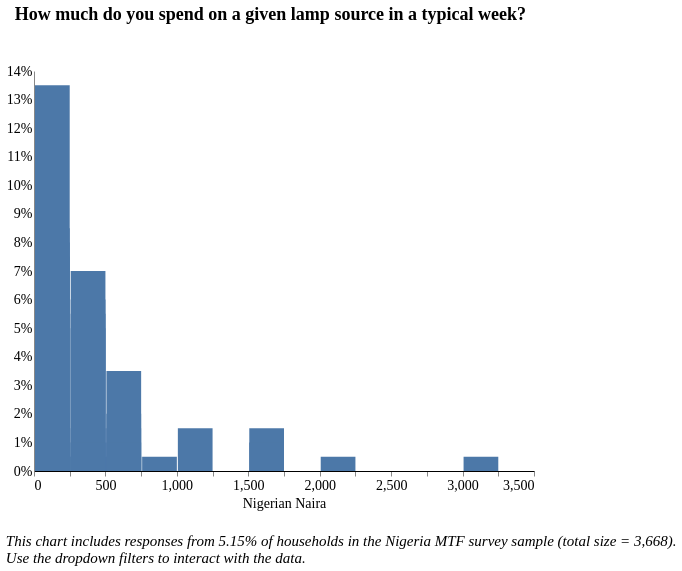

Here is the Vega-Lite specification saved for this chart:
### Vega-Lite specification from a JSON file in a GitHub repository (floating-point values rounded to 4 significant figures; data arrays with more than 128 entries replaced by an {"elided": "..."} marker saying what was removed)
{"width": 800, "height": 400, "config": {"title": {"fontSize": 18, "font": "Times New Roman", "anchor": "center", "fontColor": "#000000"}, "axisX": {"domain": true, "domainColor": "#000000", "grid": false, "labelFont": "Times New Roman", "labelFontSize": 14, "titleFont": "Times New Roman", "titleFontSize": 14, "titleFontWeight": "normal", "title": "X Axis Title (units)"}, "axisY": {"domain": true, "grid": false, "gridColor": "#DEDDDD", "gridWidth": 1, "labelFont": "Times New Roman", "labelFontSize": 14, "labelAngle": 0, "ticks": false, "titleFont": "Times New Roman", "titleFontSize": 14, "titleFontWeight": "normal", "titlePadding": 10, "title": "Y Axis Title (units)"}, "range": {"category": ["#2980B9", "#003366", "#FFAE19", "#D68910", "#E67E22", "#D35400", "#FF4500", "#FF6162", "#438B28", "#45B39D", "#99ADC1", "#212F3C"]}, "legend": {"labelFont": "Times New Roman", "labelFontSize": 14, "symbolType": "square", "symbolSize": 100, "titleFont": "Times New Roman", "titleFontSize": 14, "titleFontWeight": "normal", "title": "Legend", "orient": "right", "offset": 0}, "tooltip": {"font": "Open Sans"}, "view": {"stroke": "transparent", "text": {"font": "Times New Roman", "color": ["#2980B9", "#003366", "#FFAE19", "#D68910", "#E67E22", "#D35400", "#FF4500", "#FF6162", "#438B28", "#45B39D", "#99ADC1", "#212F3C"], "fontSize": 14, "align": "right", "fontWeight": 400, "size": 14}, "bar": {"size": 40, "binSpacing": 1, "continuousBandSize": 30, "discreteBandSize": 30, "fill": ["#2980B9", "#003366", "#FFAE19", "#D68910", "#E67E22", "#D35400", "#FF4500", "#FF6162", "#438B28", "#45B39D", "#99ADC1", "#212F3C"], "stroke": false}}}, "concat": [{"mark": "bar", "encoding": {"tooltip": [{"field": "f_12", "title": "Response (Binned)", "type": "quantitative"}, {"aggregate": "sum", "field": "pct", "format": ".2%", "title": "Percentage", "type": "quantitative"}], "x": {"axis": {"title": "Nigerian Naira"}, "bin": {"extent": [0, 3500], "step": 250}, "field": "f_12", "scale": {"clamp": true, "domain": [0, 3500]}, "type": "quantitative"}, "y": {"aggregate": "sum", "axis": {"format": "%"}, "field": "pct", "title": "", "type": "quantitative"}}, "height": 400, "selection": {"selector049": {"type": "single", "fields": ["f2"], "bind": {"input": "select", "options": [null, "Candle", "Open wick lamp", "Hurricane lamp with glass cover", "Pressurized mantle lamp", "Other, specify"], "labels": ["All Responses", "Candle", "Open wick lamp", "Hurricane lamp with glass cover", "Pressurized mantle lamp", "Other"], "name": "Type of Device  "}}, "selector047": {"type": "single", "fields": ["locality"], "bind": {"input": "select", "options": [null, 0, 1], "labels": ["National", "Urban", "Rural"], "name": "Locality Breakdown  "}}, "selector048": {"type": "single", "fields": ["elc_aggr_tier"], "bind": {"input": "select", "options": [null, "Tier 0", "Tier 1", "Tier 2", "Tier 3", "Tier 4", "Tier 5"], "labels": ["All Tiers", "Tier 0", "Tier 1", "Tier 2", "Tier 3", "Tier 4", "Tier 5"], "name": "Electricity Tier  "}}}, "title": {"text": ["How much do you spend on a given lamp source in a typical week?"], "color": "black", "subtitleColor": "black", "offset": 40}, "transform": [{"joinaggregate": [{"op": "count", "field": "*", "as": "total"}]}, {"calculate": "1 / datum.total", "as": "pct"}, {"bin": {"maxbins": 20}, "field": "m", "as": "mbin"}, {"filter": {"selection": "selector049"}}, {"filter": {"selection": "selector047"}}, {"filter": {"selection": "selector048"}}], "width": 500}], "data": {"name": "data-fbe659c5cd8ba15892f12734865f1775"}, "title": {"text": ["", "", "This chart includes responses from 5.15% of households in the Nigeria MTF survey sample (total size = 3,668).", "Use the dropdown filters to interact with the data."], "anchor": "start", "baseline": "bottom", "font": "Times New Roman", "fontSize": 15, "fontStyle": "italic", "fontWeight": "normal", "orient": "bottom"}, "$schema": "https://vega.github.io/schema/vega-lite/v4.17.0.json", "datasets": {"data-fbe659c5cd8ba15892f12734865f1775": {"elided": "200 records"}}}
